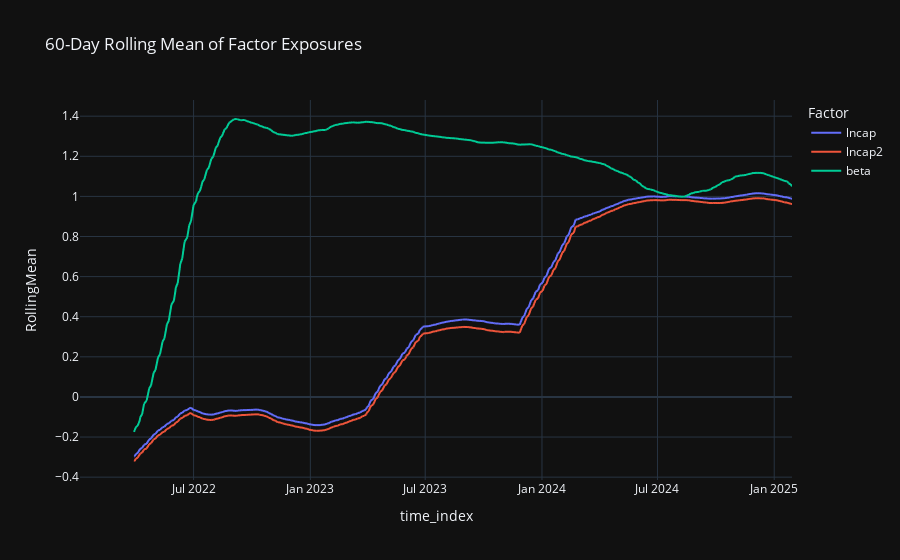

Source (notebook cell):
### Markdown cell above
## 4. Rolling Statistics
Calculate rolling mean, volatility, and autocorrelation of portfolio exposures:

$$ \mu_{f,t} = \frac{1}{W}\sum_{k=0}^{W-1} x_f(t-k),\quad \sigma_{f,t} = \sqrt{\frac{1}{W-1}\sum_{k=0}^{W-1}(x_f(t-k) - \mu_{f,t})^2},\quad \rho_{f,t} = \mathrm{corr}(x_f(t), x_f(t-1)) $$

### Code cell
# 4. Rolling statistics
rm, rv, racf = pfa.rolling_statistics(window=60)
# Plot rolling mean for first three factors
rm_df = rm.reset_index().melt(id_vars='time_index', var_name='Factor', value_name='RollingMean')
fig = px.line(rm_df[rm_df.Factor.isin(rm.columns[:3])], x='time_index', y='RollingMean', color='Factor',
              title='60-Day Rolling Mean of Factor Exposures')
fig.show()

### Figure 1 — Plotly figure (JSON) as saved in the notebook; plotly's stock layout.template omitted (floating-point values rounded to 4 significant figures; data arrays with more than 128 entries replaced by an {"elided": "..."} marker saying what was removed)
{"data": [{"hovertemplate": "Factor=lncap<br>time_index=%{x}<br>RollingMean=%{y}<extra></extra>", "legendgroup": "lncap", "line": {"color": "#636efa", "dash": "solid"}, "marker": {"symbol": "circle"}, "mode": "lines", "name": "lncap", "showlegend": true, "x": {"elided": "772 str values"}, "xaxis": "x", "y": {"elided": "772 float values"}, "yaxis": "y", "type": "scattergl"}, {"hovertemplate": "Factor=lncap2<br>time_index=%{x}<br>RollingMean=%{y}<extra></extra>", "legendgroup": "lncap2", "line": {"color": "#EF553B", "dash": "solid"}, "marker": {"symbol": "circle"}, "mode": "lines", "name": "lncap2", "showlegend": true, "x": {"elided": "772 str values"}, "xaxis": "x", "y": {"elided": "772 float values"}, "yaxis": "y", "type": "scattergl"}, {"hovertemplate": "Factor=beta<br>time_index=%{x}<br>RollingMean=%{y}<extra></extra>", "legendgroup": "beta", "line": {"color": "#00cc96", "dash": "solid"}, "marker": {"symbol": "circle"}, "mode": "lines", "name": "beta", "showlegend": true, "x": {"elided": "772 str values"}, "xaxis": "x", "y": {"elided": "772 float values"}, "yaxis": "y", "type": "scattergl"}], "layout": {"xaxis": {"anchor": "y", "domain": [0.0, 1.0], "title": {"text": "time_index"}}, "yaxis": {"anchor": "x", "domain": [0.0, 1.0], "title": {"text": "RollingMean"}}, "legend": {"title": {"text": "Factor"}, "tracegroupgap": 0}, "title": {"text": "60-Day Rolling Mean of Factor Exposures"}}}
